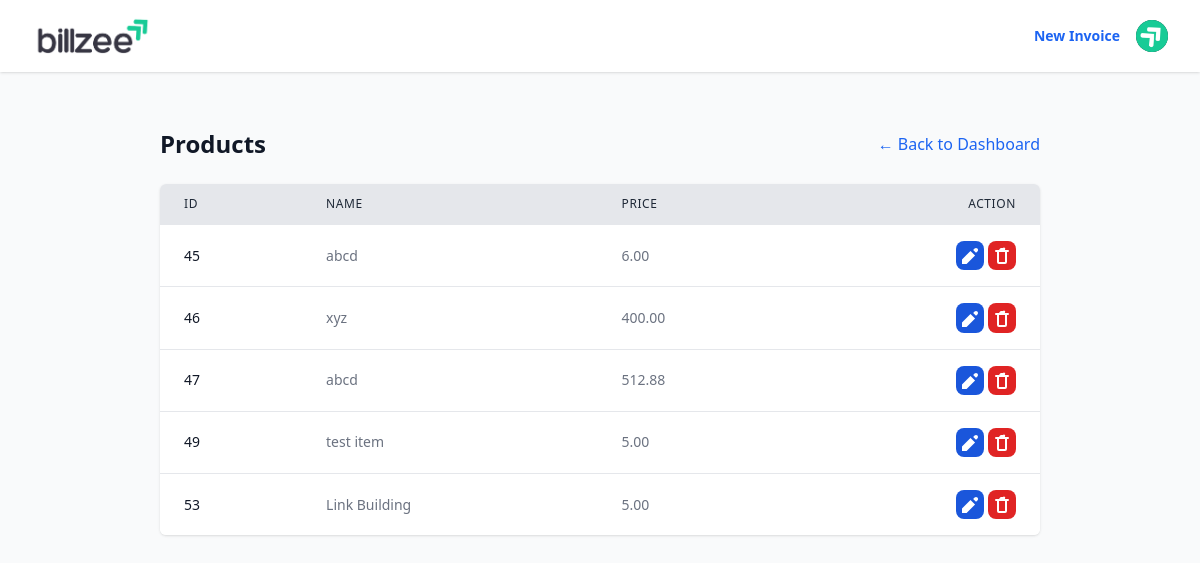
/invoices/products/ (signed in), run on an earlier commit of the app's database.
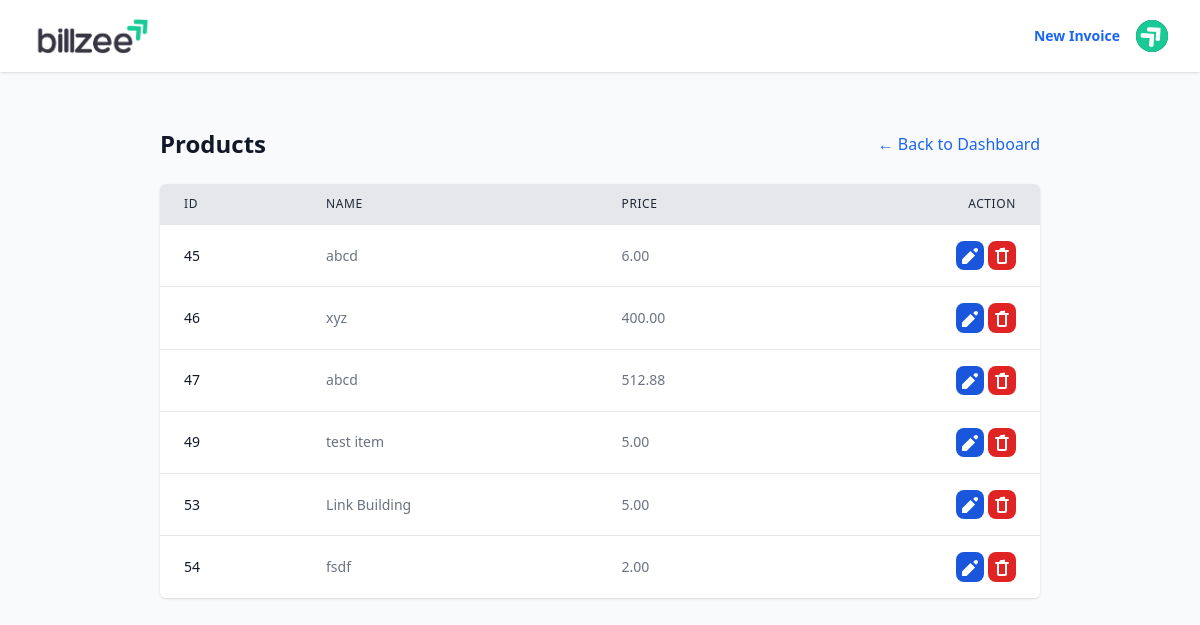
And on a later commit of the database.
### invoices/models.py (models this page shows, shortened)
class Product(models.Model):
    invoice_item = models.OneToOneField(InvoiceItem, on_delete=models.CASCADE, primary_key=True)
    item_name = models.CharField(max_length=200)
    item_price = models.DecimalField(max_digits=10, decimal_places=2)

### invoices/views.py (the view)
# urls.py: path('products/', views.product_list, name='product_list'),
@login_required
def product_list(request):
    products = Product.objects.all()
    return render(request, 'products/product_list.html', {'products': products, 'title': 'Products'})

### templates/products/product_list.html (shortened to what this page needs)
{% extends 'base.html' %}
{% block content %}
<div class="container mx-auto px-4 py-8">
    <div class="flex justify-between items-center mb-6 lg:mx-14">
        <h1 class="text-2xl font-bold text-gray-900">{{ title }}</h1>
        <a href="{% url 'invoices:dashboard' %}" class="text-md text-blue-600 hover:text-gray-900">
            ← Back to Dashboard
        </a>
    </div>
    {% if products %}
    <div class="bg-white rounded-md shadow overflow-hidden lg:mx-14">
        <table class="min-w-full divide-y divide-gray-200">
            <thead class="bg-gray-200">
                <tr class="border-b-2 border-gray-900">
                    <th scope="col"
                        class="px-6 py-3 text-left text-xs font-medium text-gray-800 uppercase tracking-wider">ID</th>
                    <th scope="col"
                        class="px-6 py-3 text-left text-xs font-medium text-gray-800 uppercase tracking-wider">Name</th>
                    <th scope="col"
                        class="px-6 py-3 text-left text-xs font-medium text-gray-800 uppercase tracking-wider">Price
                    </th>
                    <th scope="col"
                        class="px-6 py-3 text-right text-xs font-medium text-gray-800 uppercase tracking-wider">Action
                    </th>
                </tr>
            </thead>
            <tbody class="bg-white divide-y divide-gray-200">
                {% for product in products %}
                <tr>
                    <td class="px-6 py-4 whitespace-nowrap text-sm font-medium text-gray-900">{{ product.pk }}</td>
                    <td class="px-6 py-4 whitespace-nowrap text-sm text-gray-500">{{ product.item_name }}</td>
                    <td class="px-6 py-4 whitespace-nowrap text-sm text-gray-500">{{ product.item_price }}</td>
                    <td class="px-6 py-4 whitespace-nowrap text-right text-sm font-medium ">
                        <button
                            onclick="openEditModal('{% url 'invoices:product_update' product.pk %}', '{{ product.item_name|escapejs }}', '{{ product.item_price }}')"
                            data-modal-target="authentication-modal" data-modal-toggle="authentication-modal"
                            class="text-white bg-blue-700 hover:bg-blue-800 focus:ring-4 focus:outline-none focus:ring-blue-300 font-medium rounded-lg text-sm p-1 text-center dark:bg-blue-600 dark:hover:bg-blue-700 dark:focus:ring-blue-800">
                            <svg xmlns="http://www.w3.org/2000/svg" class="h-5 w-5 inline-block" viewBox="0 0 20 20"
                                fill="currentColor">
                                <path
                                    d="M17.414 2.586a2 2 0 010 2.828l-1.414 1.414-2.828-2.828 1.414-1.414a2 2 0 012.828 0zM2 13.414V18h4.586l8.486-8.486-4.586-4.586L2 13.414z" />
                            </svg>
                        </button>
                        <form method="POST" action="{% url 'invoices:product_delete' product.pk %}" class="inline-block"
                            onsubmit="return confirm('Are you sure?');">
                            <button type="submit"
                                class="text-white p-1 font-medium rounded-lg text-sm bg-red-600 hover:bg-red-900 focus:ring-4 focus:outline-none focus:ring-red-300 text-center dark:bg-red-600 dark:hover:bg-red-900 dark:focus:ring-red-900"
                                title="Delete">
                                <svg xmlns="http://www.w3.org/2000/svg" class="h-5 w-5 inline-block" viewBox="0 0 20 20"
                                    fill="currentColor">
                                    <path fill-rule="evenodd"
                                        d="M9 2a1 1 0 00-.894.553L7 4H4a1 1 0 000 2h1v10a2 2 0 002 2h6a2 2 0 002-2V6h1a1 1 0 100-2h-3l-.106-.447A1 1 0 0011 2H9zM7 6h6v10H7V6z"
                                        clip-rule="evenodd" />
                                </svg>
                            </button>
                        </form>
                    </td>
                </tr>
                {% endfor %}
            </tbody>
        </table>
    </div>
    {% endif %}
</div>
{% endblock %}

What changed in the data, as far as the page shows it:
added Product: pk "54", item_name "fsdf", item_price "2.00"
